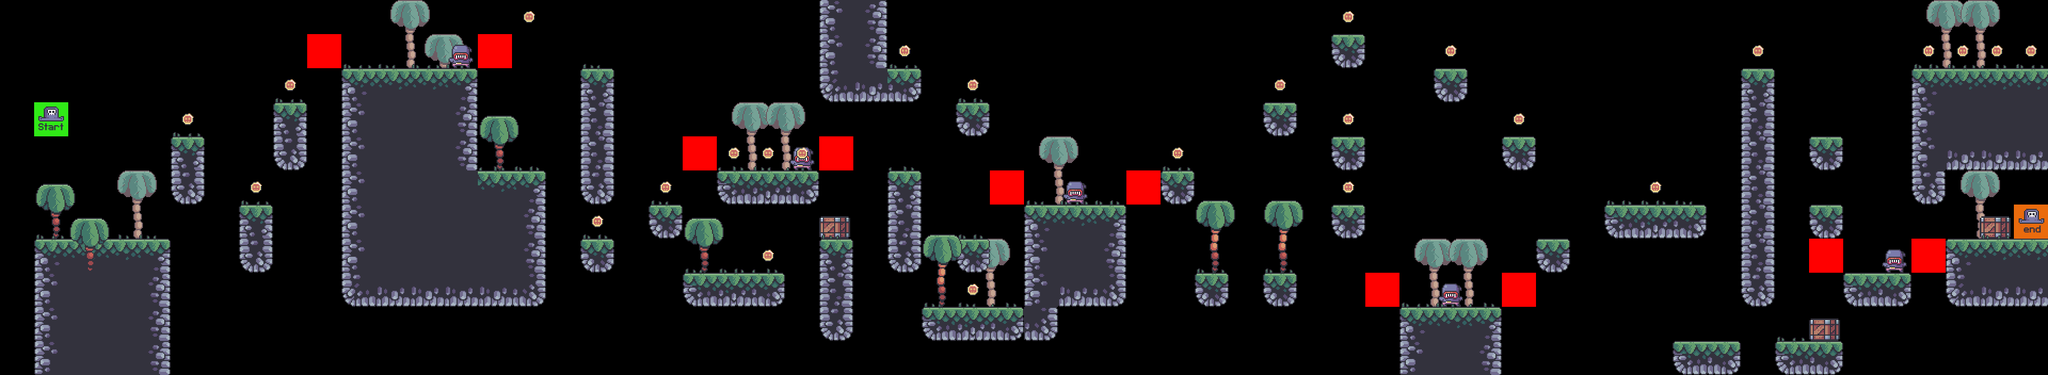

A level layout from a 2D game, rendered from its tile map. Below: a short description, then the map file with tile-grid data replaced by summaries:
An orthogonal 60x11 tile map with 64x64 px tiles, 9 tile layers (bg_palms, terrain, crates, grass, ...), 7 tilesets.

<map version="1.5" tiledversion="1.7.2" orientation="orthogonal" renderorder="right-down" width="60" height="11" tilewidth="64" tileheight="64" infinite="0" nextlayerid="10" nextobjectid="1">
 <editorsettings>
  <export target="../0/level_0..tmx" format="tmx" />
 </editorsettings>
 <tileset firstgid="1" source="../tilesets/terrain_tiles.tsx" />
 <tileset firstgid="17" source="../tilesets/coin_tiles.tsx" />
 <tileset firstgid="19" source="../tilesets/grass_tiles.tsx" />
 <tileset firstgid="24" source="../tilesets/palms.tsx" />
 <tileset firstgid="27" source="../tilesets/crate_tile.tsx" />
 <tileset firstgid="28" source="../tilesets/player_tiles.tsx" />
 <tileset firstgid="30" source="../tilesets/enemy_tile.tsx" />
 <layer id="5" name="bg_palms" width="60" height="11">
  <data>[660 cells, 12 non-empty, 1 distinct tile ids]</data>
 </layer>
 <layer id="1" name="terrain" width="60" height="11">
  <data>[660 cells, 151 non-empty, 16 distinct tile ids]</data>
 </layer>
 <layer id="6" name="crates" width="60" height="11">
  <data>[660 cells, 3 non-empty, 1 distinct tile ids]</data>
 </layer>
 <layer id="3" name="grass" width="60" height="11" locked="1">
  <data>[660 cells, 48 non-empty, 4 distinct tile ids]</data>
 </layer>
 <layer id="8" name="enemies" width="60" height="11">
  <data>[660 cells, 5 non-empty, 1 distinct tile ids]</data>
 </layer>
 <layer id="9" name="constrains" width="60" height="11">
  <data>[660 cells, 10 non-empty, 1 distinct tile ids]</data>
 </layer>
 <layer id="4" name="fg_palms" width="60" height="11">
  <data>[660 cells, 7 non-empty, 2 distinct tile ids]</data>
 </layer>
 <layer id="2" name="coins" width="60" height="11">
  <data>[660 cells, 26 non-empty, 1 distinct tile ids]</data>
 </layer>
 <layer id="7" name="player" width="60" height="11">
  <data>[660 cells, 2 non-empty, 2 distinct tile ids]</data>
 </layer>
</map>
